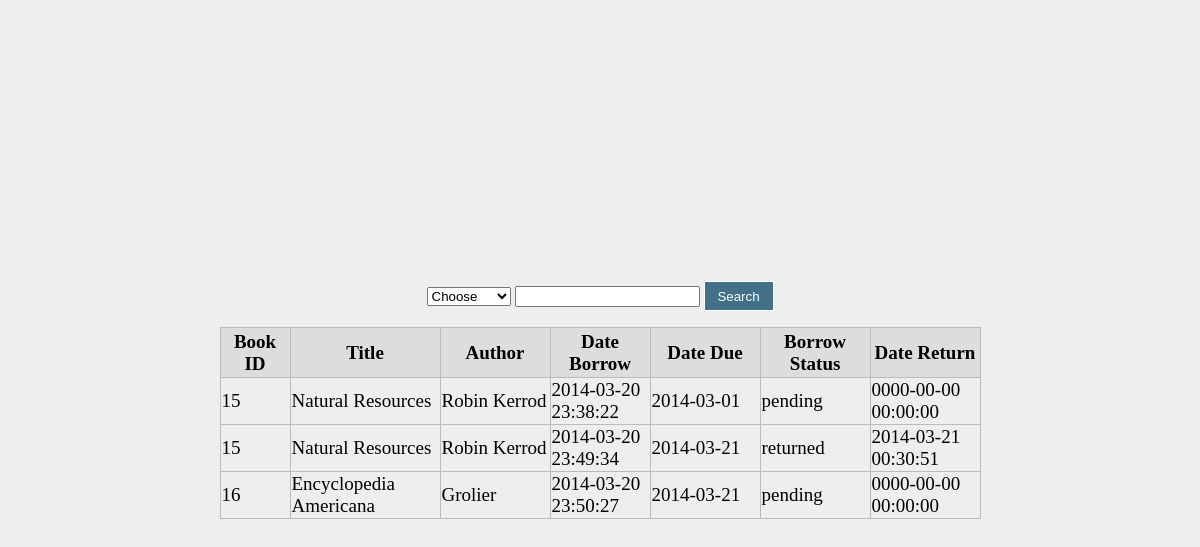
The page /borrow.php on the database its author committed.
### tables this page shows
CREATE TABLE `borrowdetails` (
  `borrow_details_id` int(5) NOT NULL,
  `book_id` int(5) NOT NULL,
  `borrow_id` int(5) NOT NULL,
  `borrow_status` varchar(10) NOT NULL,
  `date_return` datetime NOT NULL
);

CREATE TABLE `book` (
  `book_id` int(5) NOT NULL,
  `book_title` varchar(255) NOT NULL,
  `category_id` int(2) NOT NULL,
  `author` varchar(255) NOT NULL,
  `book_copies` int(5) NOT NULL,
  `book_pub` varchar(255) DEFAULT NULL,
  `publisher_name` varchar(255) DEFAULT NULL,
  `isbn` varchar(20) NOT NULL,
  `copyright_year` year(4) DEFAULT NULL,
  `date_added` datetime NOT NULL,
  `status` varchar(10) NOT NULL
);

CREATE TABLE `borrow` (
  `borrow_id` int(5) NOT NULL,
  `member_id` int(5) NOT NULL,
  `date_borrow` datetime NOT NULL,
  `due_date` date NOT NULL
);

### borrow.php (the view, shortened to what this page needs)
<html>
<head>
<link rel="stylesheet" href="design.css">
<link rel="stylesheet" href="https://cdnjs.cloudflare.com/ajax/libs/font-awesome/4.7.0/css/font-awesome.min.css">
</head>
<body>
<?php
include ('db_conn.php');
?>
<form action="" method="post">
<p><center>
<select name ="carian">
<option>Choose</option>
</select>
<input type="text" name="i_carian">
<button style="height: 30px; background: #417088; color: #fff; width: 70px; border: 1px solid" name="cari">Search</button>
</p><center>
</form>
<?php
if (isset($_POST['cari']) && !empty($_POST['i_carian']) )
{
switch ($_POST["carian"])
{
case "book_id":
$query = "SELECT * FROM book
WHERE book_id LIKE '%$_POST[i_carian]%'";
break;
case "book_title":
$query = "SELECT * FROM book
WHERE book_title LIKE '$_POST[i_carian]'";
break;
case "author":
$query = "SELECT * FROM book
WHERE author LIKE '$_POST[i_carian]'";
break;
case "availability":
$query = "SELECT * FROM book, borrowdetails, borrow
WHERE borrow_status = '$_POST[i_carian]'";
break;
}
} else{
$query = "SELECT book.book_id, book.book_title, book.author, borrow.date_borrow, borrow.due_date, borrowdetails.borrow_status, borrowdetails.date_return
FROM book, borrow, borrowdetails
WHERE book.book_id = borrowdetails.book_id AND borrow.borrow_id = borrowdetails.borrow_id";
}
$mysql = $query;
$result = mysqli_query($conn, $mysql) or die(mysql_error());
if (mysqli_num_rows($result) > 0) {
echo "<table border='1'>";
echo "<col width='70'>";
echo "<col width='150'>";
echo "<col width='110'>";
echo "<col width='100'>";
echo "<col width='110'>";
echo "<col width='110'>";
echo "<col width='110'>";
echo "<tr style='height: 50px; background: #ddd;'>";
echo "<th >Book ID</th>";
echo "<th>Title</th>";
echo "<th>Author</th>";
echo "<th>Date Borrow</th>";
echo "<th>Date Due</th>";
echo "<th>Borrow Status</th>";
echo "<th>Date Return</th>";
echo "</tr>";
while($row = mysqli_fetch_assoc($result)) {
	echo "<tr>";
	echo "<td>".$row['book_id']."</td>";
	echo "<td>".$row['book_title']."</td>";
	echo "<td>".$row['author']."</td>";
	echo "<td>".$row['date_borrow']."</td>";
	echo "<td>".$row['due_date']."</td>";
	echo "<td>".$row['borrow_status']."</td>";
	echo "<td>".$row['date_return']."</td>";
	echo "</tr>";
}
echo "</table>";
}
else { echo "<center>No Records</center>";}
?>
</body>
</html>

### design.css (style rules this page uses)
body { background: #eee; display: flex; align-items: center; justify-content: center; font-family: Tw Cen MT; }
table { width: 100%; border: 1px solid #bbb; border-collapse: collapse; margin-left: auto; margin-right: auto; }

### borrow.php (style rules this page uses)
table { font-family: Tw Cen MT; font-size: 19px; }

### rows shown on the page
borrowdetails: book.book_id "15", book.book_title "Natural Resources", book.author "Robin Kerrod", borrow.date_borrow "2014-03-20 23:38:22", borrow.due_date "2014-03-01", borrow_status "pending", date_return "0000-00-00 00:00:00"
borrowdetails: book.book_id "15", book.book_title "Natural Resources", book.author "Robin Kerrod", borrow.date_borrow "2014-03-20 23:49:34", borrow.due_date "2014-03-21", borrow_status "returned", date_return "2014-03-21 00:30:51"
borrowdetails: book.book_id "16", book.book_title "Encyclopedia Americana", book.author "Grolier", borrow.date_borrow "2014-03-20 23:50:27", borrow.due_date "2014-03-21", borrow_status "pending", date_return "0000-00-00 00:00:00"
